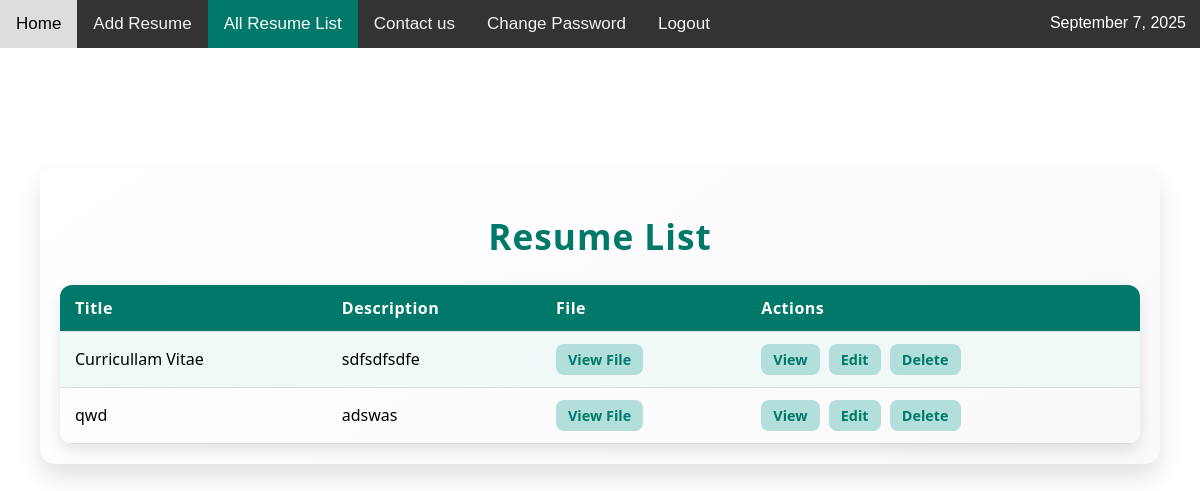
The page /resumes/ (signed in) on the database its author committed.
### Portfolio/models.py (models this page shows, shortened)
class ResumeModel(models.Model):
    title = models.CharField(max_length=100, blank=True, null=True)
    description = models.TextField(blank=True, null=True)
    profile_pic = models.ImageField(upload_to="profile_pics/", null=True, blank=True)
    file = models.FileField(upload_to='resumes/', blank=True, null=True)
    name = models.CharField(max_length=100, blank=True, null=True)
    email = models.EmailField(blank=True, null=True)
    phone_number = models.CharField(max_length=15, blank=True, null=True)
    address = models.TextField(blank=True, null=True)
    linkedin_url = models.URLField(blank=True, null=True)
    github_url = models.URLField(blank=True, null=True)
    portfolio_url = models.URLField(blank=True, null=True)
    education = models.TextField(blank=True, null=True)
    experience = models.TextField(blank=True, null=True)
    skills = models.TextField(blank=True, null=True)

### Portfolio/views.py (the view)
# urls.py: path("resumes/", resume_list_view, name="resume_list"),
@login_required
def resume_list_view(request):
    data=ResumeModel.objects.all()
    context={
        'data':data,
    }
    return render(request,"resume_list.html",context)

### Portfolio/templates/resume_list.html (shortened to what this page needs)
{% extends 'base.html' %}
{% block body %}
    <div class="container">
        <h1>Resume List</h1>
        <table id="resume-table">
            <tr>
                <th>Title</th>
                <th>Description</th>
                <th>File</th>
                <th>Actions</th>
            </tr>
            {% for resume in data %}
            <tr>
                <td>{{ resume.title }}</td>
                <td>{{ resume.description }}</td>
                <td><a href="{{ resume.file.url }}" target="_blank">View File</a></td>
                <td>
                    <a href="{% url 'resume_detail' resume.id %}">View</a>
                    <a href="{% url 'edit_resume' resume.id %}">Edit</a>
                    <a href="{% url 'resume_delete' resume.id %}">Delete</a>
                </td>
            </tr>
            {% empty %}
            <tr>
                <td colspan="4">No resumes available.</td>
            </tr>
            {% endfor %}
        </table>
    </div>
{% endblock body %}

### Portfolio/templates/base.html (style rules this page uses)
body { margin: 0; font-family: Arial, Helvetica, sans-serif; }

### Portfolio/templates/resume_list.html (style rules this page uses)
.container { width: 90%; max-width: 1100px; margin: 120px auto 50px auto; padding: 20px; background: linear-gradient(145deg, #ffffff, #f9f9f9); border-radius: 15px; box-shadow: 0 12px 25px rgba(0,0,0,0.12); font-family: 'Segoe UI', Tahoma, Geneva, Verdana, sans-serif; }
.container h1 { text-align: center; color: #00796b; margin-bottom: 25px; font-size: 2.2em; letter-spacing: 1px; }
#resume-table { width: 100%; border-collapse: collapse; border-radius: 12px; overflow: hidden; box-shadow: 0 6px 15px rgba(0,0,0,0.1); }
#resume-table th, #resume-table td { padding: 12px 15px; text-align: left; transition: all 0.3s ease; }
#resume-table th { background-color: #00796b; color: #fff; font-size: 1em; letter-spacing: 0.5px; }
#resume-table tr { border-bottom: 1px solid #ddd; }
#resume-table tr:nth-child(even) { background-color: #f0f9f8; }
#resume-table a { color: #00796b; text-decoration: none; font-weight: 600; transition: color 0.3s ease; }
#resume-table td a { display: inline-block; padding: 6px 12px; background-color: #b2dfdb; border-radius: 8px; margin-right: 5px; font-size: 0.9em; transition: all 0.3s ease; }

### rows shown on the page
ResumeModel: title "Curricullam Vitae", description "sdfsdfsdfe"
ResumeModel: title "qwd", description "adswas"
